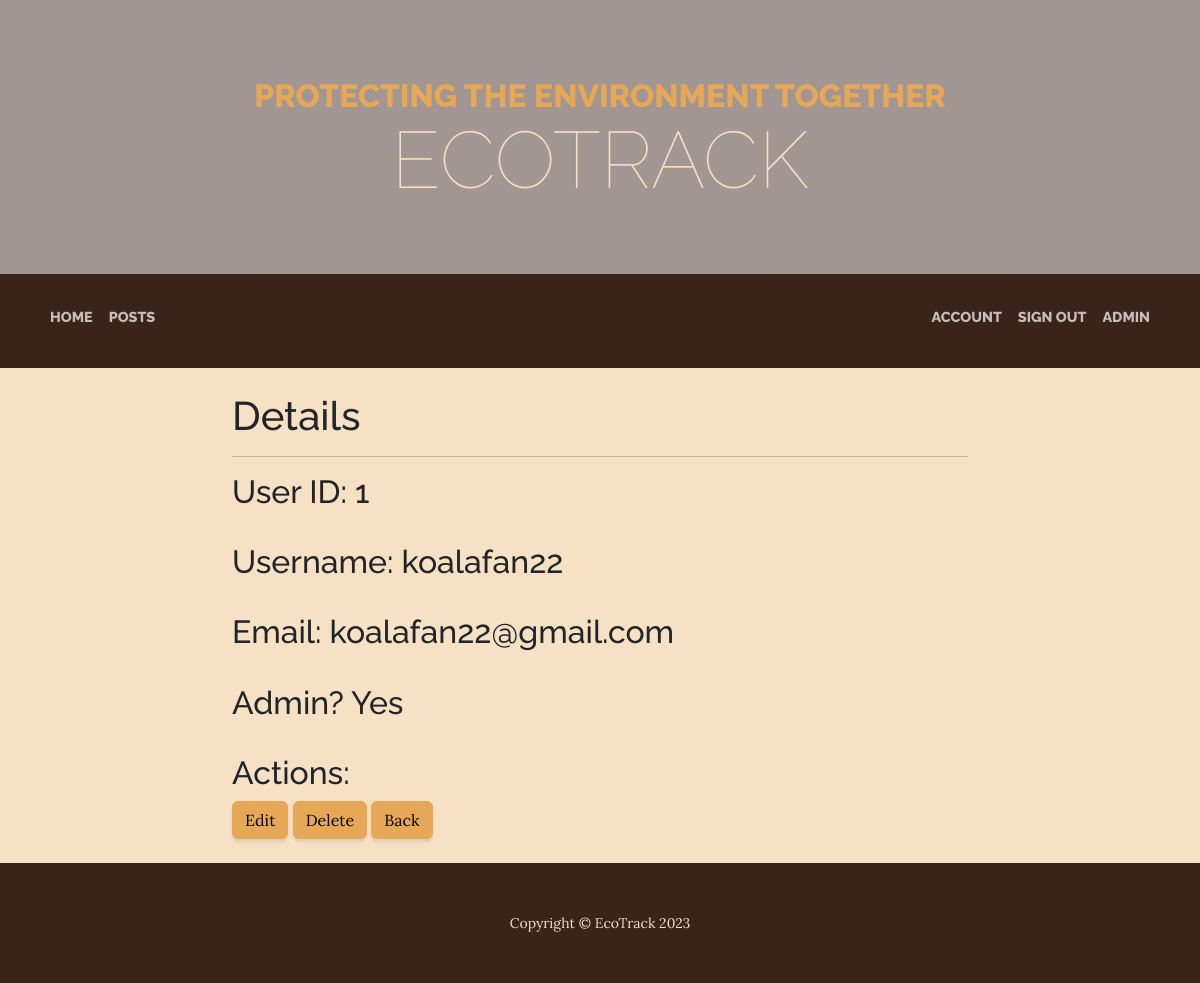
The page /admin/users/detail.php?id=1 (signed in) on the database its author committed.
### tables this page shows
CREATE TABLE `users` (
  `ID` int(10) UNSIGNED NOT NULL,
  `username` varchar(48) NOT NULL,
  `email` varchar(254) NOT NULL,
  `password` varchar(254) NOT NULL
);

### public/global.php (called while the page is built, shortened)
<?php
function query($query, $data){
    $stmt = __DB__->prepare($query);
    $stmt->execute($data);
    return $stmt;
}
function getUser($id){
    $user = query('SELECT * FROM users WHERE ID = ?', [$id])->fetch();
    return $user;
}

### public/admin/users/detail.php (the view, shortened to what this page needs)
<?php
require_once('../../global.php');
$user = getUser($_GET['id']);
?>
<!DOCTYPE html>
<html lang="en">
<head>
    <link href="../../css/styles.css" rel="stylesheet" />
</head>
<body>
    <header>
        <h1 class="site-heading text-center text-faded d-none d-lg-block">
            <span class="site-heading-upper text-primary mb-3">Protecting the environment together</span>
            <span class="site-heading-lower">EcoTrack</span>
        </h1>
    </header>
    <nav class="navbar navbar-expand-lg navbar-dark py-lg-4" id="mainNav">
        <div class="container">
            <div class="d-flex align-items-center">
                <ul class="navbar-nav">
                    <li class="nav-item mb-2"><a class="nav-link text-uppercase" href="../../index.php">Home</a></li>
                    <li class="nav-item mb-2"><a class="nav-link text-uppercase" href="../../posts.php">Posts</a></li>
                </ul>
            </div>
            <?php if(isset($_SESSION['id'])){
                echo '
                <div class="justify-content-end" id="navbarSupportedContent">
                <ul class="navbar-nav">
                    <li class="nav-item mb-2"><a class="nav-link text-uppercase" href="../../account/index.php?id='.$_SESSION['id'].'">Account</a></li>
                    <li class="nav-item mb-2"><a class="nav-link text-uppercase" href="../../signout.php">Sign Out</a></li>
                    ';
                if($_SESSION['admin'] == true) echo '<li class="nav-item mb-2"><a class="nav-link text-uppercase" href="../index.php">Admin</a></li>';
                echo '</ul>
                </div>';
            }
            ?>
        </div>
    </nav>
    <section class="bg-faded">
        <div class="container">
            <div class="row">
                <div class="col-lg-8 col-md-10 mx-auto">
                    <br/>
                    <h1>Details</h1>
                    <hr/>
                    <h2>User ID: <?= $user['ID'] ?></h2>
                    <br/>
                    <h2>Username: <?= $user['username'] ?></h2>
                    <br/>
                    <h2>Email: <?= $user['email'] ?></h2>
                    <br/>
                    <h2>Admin? <?= query('SELECT * FROM admins WHERE userID = ?', [$user['ID']]) ? 'Yes' : 'No' ?></h2>
                    <br/>
                    <h2>Actions:</h2>
                    <a href="edit.php?id=<?= $user['ID'] ?>"><button class="btn btn-primary">Edit</button></a>
                    <a href="delete.php?id=<?= $user['ID'] ?>"><button class="btn btn-primary">Delete</button></a>
                    <a href="index.php"><button class="btn btn-primary">Back</button></a>
                    <br/><br/>
                </div>
            </div>
        </div>
    </section>
    <footer class="footer text-faded text-center py-5">
        <div class="container">
            <p class="m-0 small">Copyright &copy; EcoTrack 2023</p>
        </div>
    </footer>
</body>
</html>

### rows shown on the page
users: ID "1", username "koalafan22", email "koalafan22@gmail.com"
